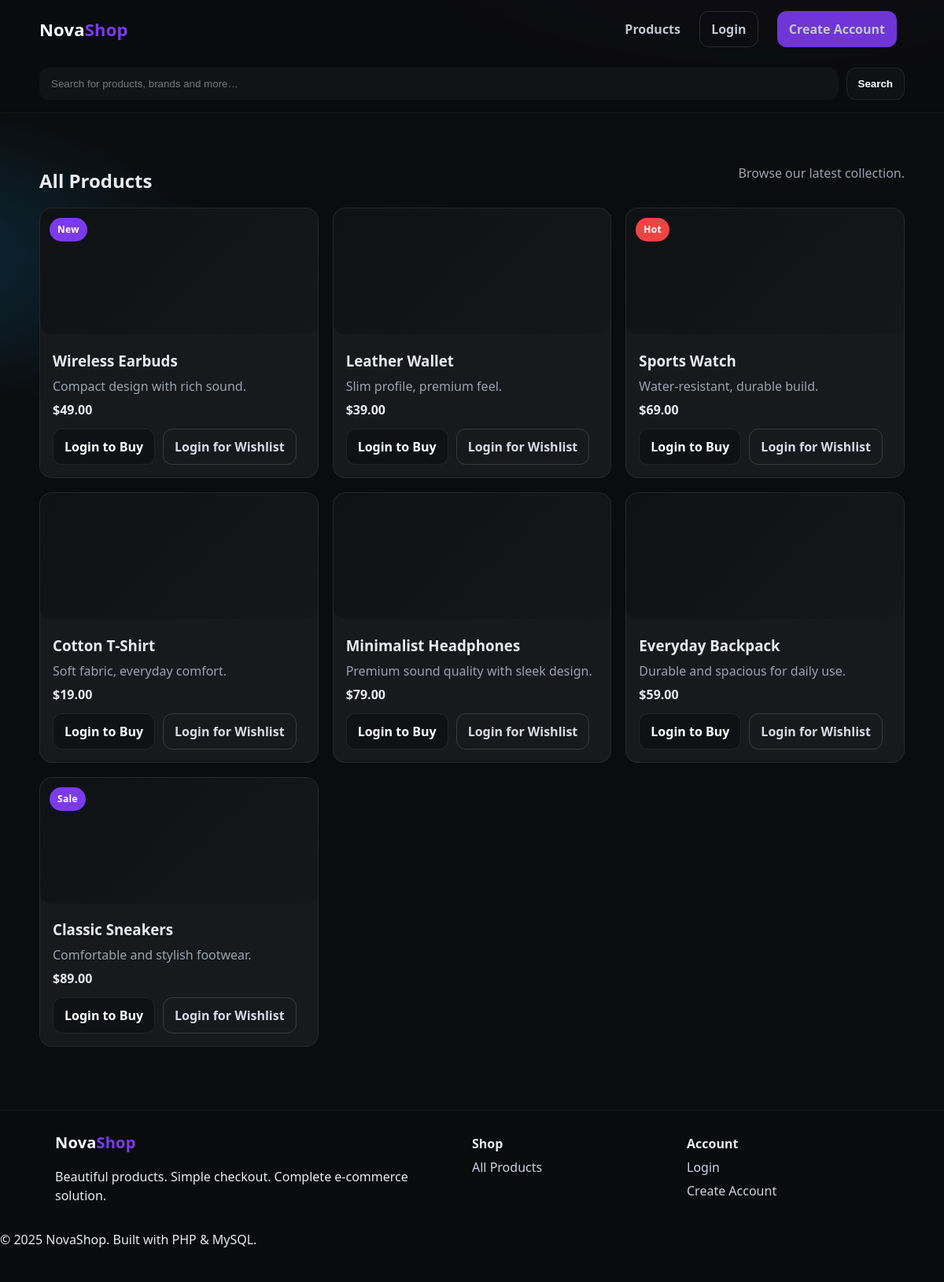
/src/controllers/products.php, run on the app's committed database.
### tables this page shows
CREATE TABLE products (
    id INT AUTO_INCREMENT PRIMARY KEY,
    name VARCHAR(200) NOT NULL,
    description TEXT,
    price DECIMAL(10,2) NOT NULL,
    stock_quantity INT DEFAULT 0,
    category_id INT,
    image_url VARCHAR(255),
    status ENUM('active', 'inactive', 'out_of_stock') DEFAULT 'active',
    badge ENUM('new', 'hot', 'sale', '') DEFAULT '',
    created_at TIMESTAMP DEFAULT CURRENT_TIMESTAMP,
    updated_at TIMESTAMP DEFAULT CURRENT_TIMESTAMP ON UPDATE CURRENT_TIMESTAMP,
    FOREIGN KEY (category_id) REFERENCES categories(id) ON DELETE SET NULL
);

### config/database.php (called while the page is built, shortened)
<?php
require_once __DIR__ . '/system_config.php';
try {
    $conn = get_system_db_connection(DB_HOST, DB_USER, DB_PASS, DB_NAME);
    $conn->set_charset("utf8");
} catch (Exception $e) {
    system_error_log("Database connection error: " . $e->getMessage());
    die("Database connection error: " . $e->getMessage());
}
function execute_query($sql) {
    global $conn;
    $result = mysqli_query($conn, $sql);
    return $result;
}
function get_multiple_rows($sql) {
    $result = execute_query($sql);
    $rows = [];
    while ($row = mysqli_fetch_assoc($result)) {
        $rows[] = $row;
    }
    return $rows;
}
?>

### src/helpers/session.php (called while the page is built, shortened)
<?php
function is_logged_in() {
    return isset($_SESSION['user_id']) && !empty($_SESSION['user_id']);
}
?>

### src/controllers/products.php (the view, shortened to what this page needs)
<?php
require_once __DIR__ . '/../../config/database.php';
require_once __DIR__ . '/../helpers/session.php';
$search = isset($_GET['q']) ? escape_string($_GET['q']) : '';
$sql = "SELECT p.*, c.name as category_name
        FROM products p
        LEFT JOIN categories c ON p.category_id = c.id
        WHERE p.status = 'active'";
$sql .= " ORDER BY p.created_at DESC";
$products = get_multiple_rows($sql);
include __DIR__ . '/../helpers/header.php';
?>
<section class="container section">
  <div class="section-head">
    <h2>All Products</h2>
    <p class="muted">
      <?php if (!empty($search)): ?>
        Search results for "<?php echo htmlspecialchars($search); ?>"
      <?php else: ?>
        Browse our latest collection.
      <?php endif; ?>
    </p>
  </div>
  <?php if (empty($products)): ?>
    <div class="card">
      <p class="muted">No products found.</p>
    </div>
  <?php else: ?>
    <div class="grid products">
      <?php foreach ($products as $product): ?>
        <article class="card product">
          <div class="media placeholder"></div>
          <?php if (!empty($product['badge'])): ?>
            <div class="badge <?php echo $product['badge']; ?>"><?php echo ucfirst($product['badge']); ?></div>
          <?php endif; ?>
          <div class="card-body">
            <h3><?php echo htmlspecialchars($product['name']); ?></h3>
            <p class="desc"><?php echo htmlspecialchars($product['description']); ?></p>
            <p class="price">$<?php echo number_format($product['price'], 2); ?></p>
            <div class="actions">
              <?php if (is_logged_in()): ?>
                <a class="btn btn-dark" href="/cart?action=add&product_id=<?php echo $product['id']; ?>">Add to Cart</a>
                <a class="btn btn-ghost" href="/wishlist?action=add&product_id=<?php echo $product['id']; ?>">Wishlist</a>
              <?php else: ?>
                <a class="btn btn-dark" href="/login">Login to Buy</a>
                <a class="btn btn-ghost" href="/login">Login for Wishlist</a>
              <?php endif; ?>
            </div>
          </div>
        </article>
      <?php endforeach; ?>
    </div>
  <?php endif; ?>
</section>
<?php include __DIR__ . '/../helpers/footer.php'; ?>

### public/css/style.css (style rules this page uses)
:root { --bg:#0b0c0e; --panel:#121316; --card:#17191d; --muted:#9aa2ad; --text:#e8ecf1; --brand:#7c3aed; --brand-2:#22c55e; --accent:#0ea5e9; --danger:#ef4444; --ring: 0 0 0 3px rgba(124,58,237,.25); --radius: 16px; }
* { box-sizing:border-box }
html,body { height:100% }
body { margin:0; font:16px/1.5 system-ui, -apple-system, Segoe UI, Roboto, Helvetica, Arial, "Apple Color Emoji","Segoe UI Emoji"; color:var(--text); background: radial-gradient(1200px 600px at 80% -10%, rgba(124,58,237,.25), transparent 50%), radial-gradient(800px 400px at -10% 20%, rgba(14,165,233,.2), transparent 50%), #0b0c0e; }
.container { max-width:1100px;margin:0 auto;padding:0 20px }
.section { padding:48px 0 }
.section-head { display:flex;justify-content:space-between;align-items:end;margin-bottom:16px }
.section-head h2 { margin:0 }
.card { background:var(--card);border:1px solid rgba(255,255,255,.06);border-radius:var(--radius);padding:18px }
.card.product { padding:0; overflow:hidden; position:relative }
.media { background:#0f1114;border-radius:14px }
.media.placeholder { background:linear-gradient(135deg,#0f1114,#15171b) }
.placeholder { height:160px }
.card-body { padding:16px }
.badge { position:absolute;top:12px;left:12px;background:var(--brand);color:#fff;font-weight:700; padding:6px 10px;border-radius:999px;font-size:12px;letter-spacing:.3px }
.badge.hot { background:var(--danger) }
.price { font-weight:800;margin:6px 0 0 }
.desc { color:var(--muted);margin:6px 0 }
.actions { display:flex;gap:10px;margin-top:12px;flex-wrap:wrap }
.grid.products { display:grid;grid-template-columns:repeat(3, 1fr);gap:18px }
.btn { display:inline-flex;align-items:center;justify-content:center; padding:10px 14px;border-radius:12px;text-decoration:none;font-weight:700; border:1px solid transparent; transition:.2s; }
.btn-dark { background:#0f1114;color:#fff;border-color:rgba(255,255,255,.08) }
.btn-ghost { background:transparent;color:#d7dce3;border-color:rgba(255,255,255,.14) }
h1,h2,h3,h4 { margin:.2em 0 }
.muted { color:var(--muted) }

### data on the page
products: badge "New", name "Wireless Earbuds", description "Compact design with rich sound.", price "49.00"
products: name "Leather Wallet", description "Slim profile, premium feel.", price "39.00"
products: badge "Hot", name "Sports Watch", description "Water‑resistant, durable build.", price "69.00"
products: name "Cotton T‑Shirt", description "Soft fabric, everyday comfort.", price "19.00"
products: name "Minimalist Headphones", description "Premium sound quality with sleek design.", price "79.00"
products: name "Everyday Backpack", description "Durable and spacious for daily use.", price "59.00"
products: badge "Sale", name "Classic Sneakers", description "Comfortable and stylish footwear.", price "89.00"
